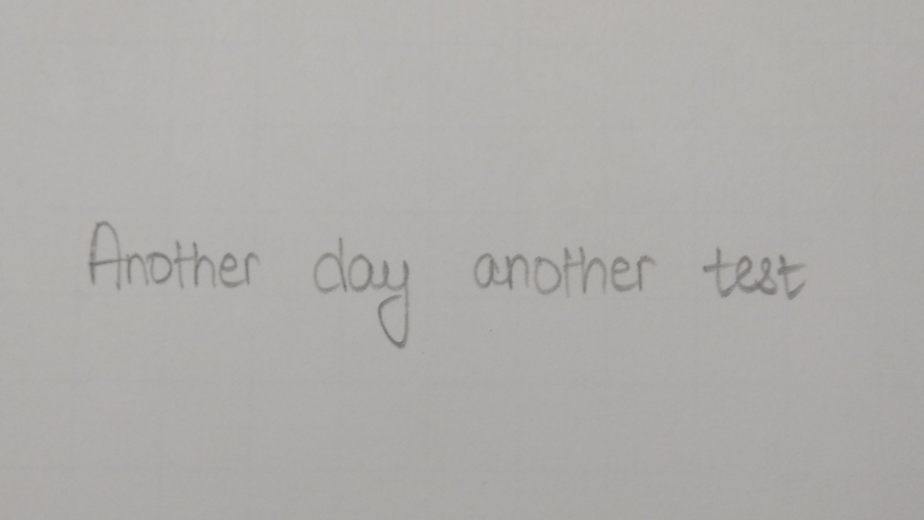
#> input picture trial.jpg, 2770 x 1558 px (shown at 1/3 size)
$ python test2.py   (older library calls are emulated)
#> lines starting #> are read from the running program, lines starting #| are printed output that depends on the picture; after the words box and inside, x2 and y2 are one past the last pixel; in counts of white or black regions, pixels touching at a corner belong together; long printed decimals are rounded
import cv2
import numpy as np

#<------FINDING CONTOURS------>
def findContours(image, dst):

	#dilation
	kernel = np.ones((1,12), np.uint8)
	img_dilation = cv2.dilate(dst, kernel, iterations=1)

	rows,cols = image.shape[:2]

	#find contours
	im2,ctrs, hier = cv2.findContours(img_dilation.copy(), cv2.RETR_EXTERNAL, cv2.CHAIN_APPROX_SIMPLE)

	#sort contours
	sorted_ctrs = sorted(ctrs, key=lambda ctr: cv2.boundingRect(ctr)[0], reverse = False)

	return sorted_ctrs


#<------HOUGH TRANSFORM------>
def houghBase(image, edges):

	kernel = np.ones((3,100), np.uint8)
	edges_dilated = cv2.dilate(edges, kernel, iterations=1)
	cv2.imshow('dilated edges',edges_dilated)
	cv2.waitKey(0)


	lines = cv2.HoughLinesP(image=edges_dilated,rho=0.5,theta=np.pi/180, threshold=300, lines=np.array([]), minLineLength=500, maxLineGap=10)

	a,b,c = lines.shape
	for i in range(a):
	    print(lines[i][0][0], lines[i][0][1], lines[i][0][2], lines[i][0][3])
	    cv2.line(image, (lines[i][0][0], lines[i][0][1]), (lines[i][0][2], lines[i][0][3]), (0, 0, 255), 3, cv2.LINE_AA)

#<------BASELINE FIT------>
def baselineExtract(c_x, c_y):
	# detecting slope for line
	fit = np.polyfit(c_x, c_y, deg=1)

	# line points
	pt1 = (c_x[0], int(c_x[0] * fit[0] + fit[1]))
	pt2 = (c_x[-1], int(c_x[-1] * fit[0] + fit[1]))
	pt3 = (c_x[-1], int(c_x[0] * fit[0] + fit[1]))

	# fitted line
	cv2.line(image, pt1, pt2, (0, 255, 0), 2, cv2.LINE_AA)

	print(fit[0])
#<------END BASELINE FIT------>


#<------READ IMAGE------>
image = cv2.imread('trial.jpg')
#> image is the input picture: shape (1558, 2770, 3); mean B, G, R 170.7, 173.5, 174.6
image = cv2.resize(image, (0, 0), fx=0.5, fy=0.5)
#> image: shape (779, 1385, 3)
#cv2.imshow('orig',image)
#cv2.waitKey(0)

#<------PREPROCESS IMAGE------>
#grayscale
gray = cv2.cvtColor(image,cv2.COLOR_BGR2GRAY)
cv2.imshow('gray',gray)
cv2.waitKey(0)

#binary
ret,thresh = cv2.threshold(gray, 160, 255, cv2.THRESH_BINARY_INV)
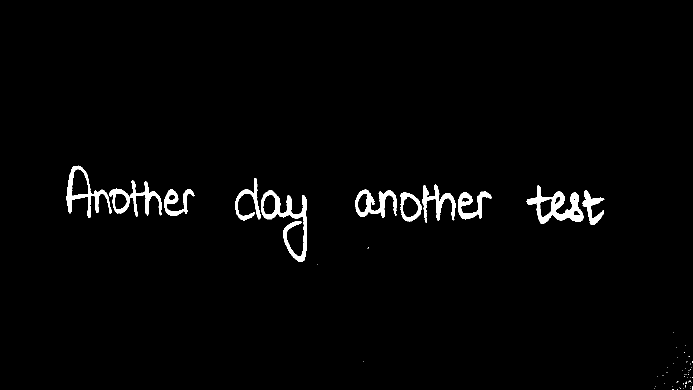
#> thresh: shape (779, 1385) (shown at 1/2 size); 1.9% white; 69 white regions (58 under 20 px)
cv2.imshow('second',thresh)
cv2.waitKey(0)

# What to do?
#de-noise
dst = cv2.fastNlMeansDenoising(thresh,None,10,21,7)
cv2.imshow('de-noise',dst)
cv2.waitKey(0)

# [19 lines of commented-out code are left out]

sorted_ctrs = findContours(image, dst)
#> in findContours, `img_dilation = cv2.dilate(dst, kernel, iterations=1)`:
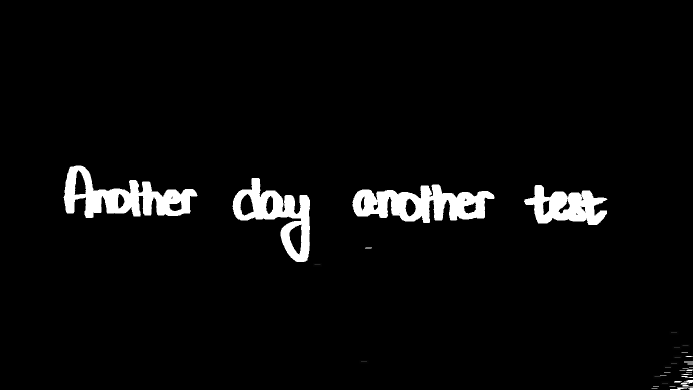
#> img_dilation: shape (779, 1385) (shown at 1/2 size); min 0, max 255, mean 10
#> in findContours, `im2,ctrs, hier = cv2.findContours(img_dilation.copy(), cv2.RETR_EXTERN..`: ctrs = 37 contours, 21 with area under 20; largest, box (x1, y1, x2, y2) and area: (127, 331, 395, 436) 13012, (705, 369, 989, 446) 12764, (465, 356, 620, 524) 11350, (1048, 370, 1215, 450) 7782, (1345, 688, 1380, 699) 205
#> in findContours, `sorted_ctrs = sorted(ctrs, key=lambda ctr: cv2.boundingRect(ctr)[0], r..`: sorted_ctrs has the same summary as ctrs
#> sorted_ctrs has the same summary as ctrs in findContours

#<------EXTRACTING FEATURES------>
sum_height = 0
sum_width = 0
count = 0
c_x = []
c_y = []
Leftmost = 0
Rightmost = 0

for i, ctr in enumerate(sorted_ctrs):
	if (cv2.contourArea(ctr) > 250.0):
		# Get bounding box
		x, y, w, h = cv2.boundingRect(ctr)

		#Update features
		sum_height+=h
		sum_width+=w
		count+=1
		c_x.append(int(x + (w/2)))
		c_y.append(int(y + (h/2)))

		# Getting ROI
		roi = image[y:y+h, x:x+w]
		# [11 lines of commented-out code are left out]


		if (i==0):
			Rightmost = tuple(ctr[ctr[:,:,0].argmax()][0])
			continue
		else:
			Leftmost = tuple(ctr[ctr[:,:,0].argmin()][0])
			dist = np.sqrt(((Leftmost[0]-Rightmost[0])**2) + ((Leftmost[1] - Rightmost[1])**2))
			print(dist)

		Rightmost = tuple(ctr[ctr[:,:,0].argmax()][0])
		print(Rightmost)
#> this loop made 37 passes
#> (x, y, w, h, sum_height, sum_width, Leftmost, dist) on passes 2, 4, 7: (465, 356, 155, 168, 273, 423, (465, 411), 73.76), (705, 369, 284, 77, 350, 707, (705, 403), 123), (1048, 370, 167, 80, 430, 874, (1048, 402), 60.3)
#> (x, y, w, h, sum_height, sum_width) on pass 1: (127, 331, 268, 105, 105, 268)
#| 73.763
#| (619, 491)
#| 123.045
#| (988, 396)
#| 60.299
#| (1214, 398)
#> pass 1, `roi = image[y:y+h, x:x+w]`:
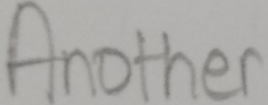
#> roi: shape (105, 268, 3); mean B, G, R 166.1, 169.1, 170.1
#> pass 2, `roi = image[y:y+h, x:x+w]`:
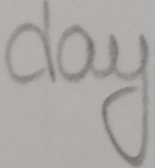
#> roi: shape (168, 155, 3); mean B, G, R 165.2, 168.3, 169.3
#> after the loop, c_x = [261, 542, 847, 1131]; c_y = [383, 440, 407, 410]; count = 4; sum_height = 430; sum_width = 874


print(count)
#| 4
print(sum_height/count)
#| 107.5
print(sum_width/count)
#| 218.5
# avg_width = sum_width/count

baselineExtract(c_x, c_y)
#> in baselineExtract, `fit = np.polyfit(c_x, c_y, deg=1)`: fit = [0.0157, 399.1]
#> in baselineExtract, `pt1 = (c_x[0], int(c_x[0] * fit[0] + fit[1]))`: pt1 = (261, 403)
#> in baselineExtract, `pt2 = (c_x[-1], int(c_x[-1] * fit[0] + fit[1]))`: pt2 = (1131, 416)
#> in baselineExtract, `pt3 = (c_x[-1], int(c_x[0] * fit[0] + fit[1]))`: pt3 = (1131, 403)
#> in baselineExtract, `cv2.line(image, pt1, pt2, (0, 255, 0), 2, cv2.LINE_AA)`:
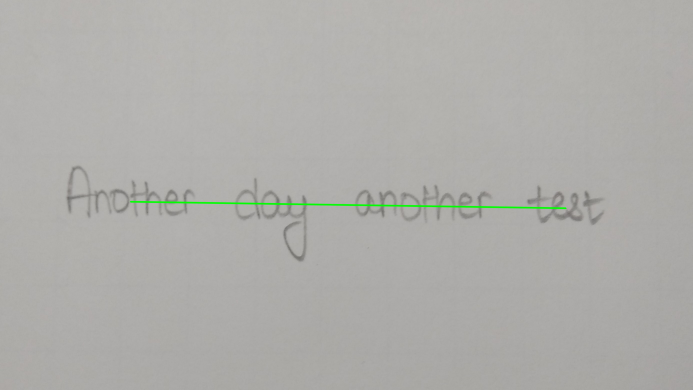
#> image: shape (779, 1385, 3) (shown at 1/2 size); mean B, G, R 170.4, 173.9, 174.2
#| 0.0157


cv2.imshow('marked areas',image)
cv2.waitKey(0)
